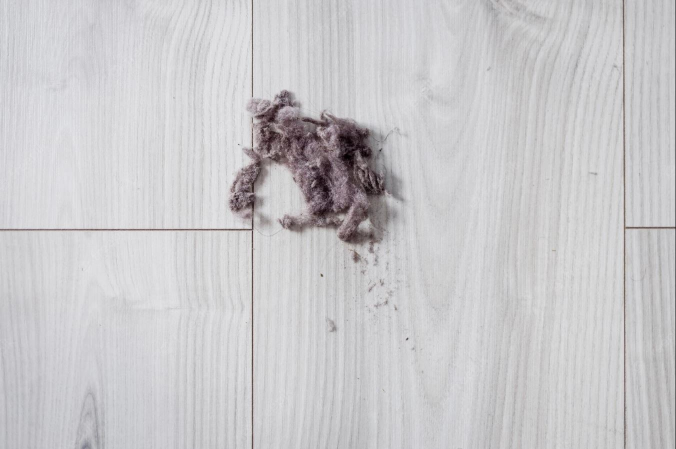
#> input picture RoboHacks_2/floor_image/dirtyfloor.JPG, 1352 x 897 px, found by its file name (shown at 1/2 size); its folder holds 3 pictures in this run
$ python Vacuum_brain_dirt.py
#> lines starting #> are read from the running program, lines starting #| are printed output that depends on the picture; after the words box and inside, x2 and y2 are one past the last pixel; in counts of white or black regions, pixels touching at a corner belong together
### RoboHacks_2/test_processimage.py
# Author: Yee Chuen Teph
# title: test_processimage
# Description: test zone for processing image

from distutils.command.clean import clean
import os
from PIL import Image, ImageFilter, ImageEnhance, ImageOps

# [10 lines of commented-out code are left out]

def dirtdetection(file):

    image = Image.open(file)
#> image is the input picture: PIL image 1352x897 RGB; mean R, G, B 201.3, 200.2, 202.3
    # blur image
    # image = image.filter(ImageFilter.BoxBlur(2))
    # image.save('1blurtest.jpg')

    # greyscale image
    image = image.convert('L')
#> image: PIL image 1352x897 L

    # contrast image
    image = ImageEnhance.Contrast(image).enhance(3)

    # brightness image
    image = ImageEnhance.Brightness(image).enhance(2)
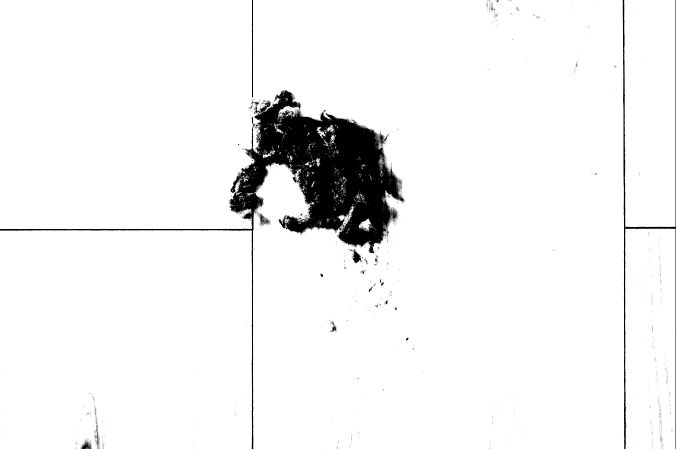
#> image: PIL image 1352x897 L (shown at 1/2 size); min 0, max 255, mean 241.8

    number = 0
    imagename = 'process1.'+str(number)+'.jpg'
    while os.path.exists(imagename):
        number+=1
        imagename = 'process1.'+str(number)+'.jpg'
    image.save(imagename)

    return(imagename)

    # [22 lines of commented-out code are left out]

def convertRedWhite(file):

    image = Image.open(file)
    image = image.convert("RGB")

    d = image.getdata()

    new_image = []
    for item in d:

        # change all white (also shades of whites)
        # pixels to yellow
        if item[0] not in list(range(0, 10)):
            new_image.append((255, 0, 0))
        else:
            new_image.append((255, 255, 255))

    # update image data
    image.putdata(new_image)

    return checkRed(image)


#testimage = convertRedWhite(testimage)
#testimage.show()


#________________________________________________________________________________________________
# check if image has red

def checkRed(image):
    #print(image.getcolors())
    if(len(image.getcolors())) > 1:
        return "dirty"
    else:
        return "clean"


# [15 lines of commented-out code are left out]

### RoboHacks_2/test_cv2_processing.py
# Author: Yee Chuen Teoh
# title: test_cv2_processing
# description: test zone for learning opencv on pyton for processing image

import cv2
import numpy as np
import os


def removeVH(file):
#> called with file = 'process1.0.jpg'
    image = cv2.imread(file)
#> image: shape (897, 1352, 3); min 0, max 255, mean 241.8
    image = cv2.resize(image, (540, 540))
#> image: shape (540, 540, 3)
    gray = cv2.cvtColor(image,cv2.COLOR_BGR2GRAY)
    thresh = cv2.threshold(gray, 0, 255, cv2.THRESH_BINARY_INV + cv2.THRESH_OTSU)[1]
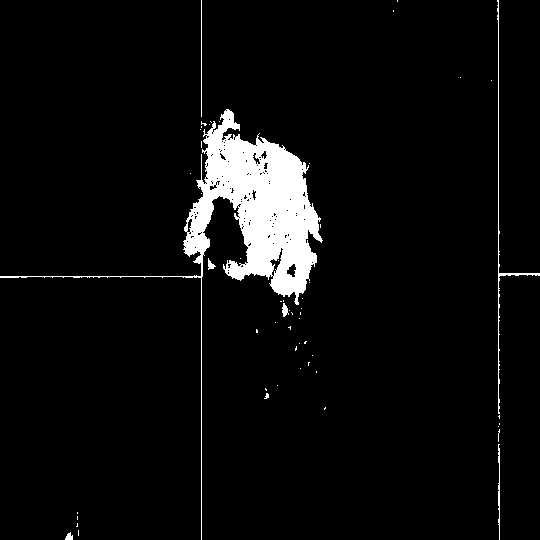
#> thresh: shape (540, 540); 5.2% white; 55 white regions (48 under 20 px), largest, box (x1, y1, x2, y2) and area: (0, 109, 323, 540) 13952, (497, 0, 540, 414) 572, (498, 444, 500, 540) 138

    # Remove horizontal
    horizontal_kernel = cv2.getStructuringElement(cv2.MORPH_RECT, (25,1))
    detected_lines = cv2.morphologyEx(thresh, cv2.MORPH_OPEN, horizontal_kernel, iterations=2)
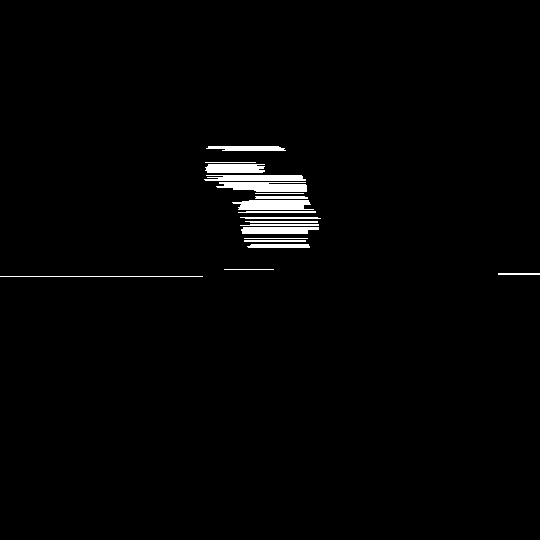
#> detected_lines: shape (540, 540); 1.7% white; 19 white regions
    cnts = cv2.findContours(detected_lines, cv2.RETR_EXTERNAL, cv2.CHAIN_APPROX_SIMPLE)
#> cnts = 19 contours, 5 with area under 20; largest, box (x1, y1, x2, y2) and area: (216, 182, 307, 192) 598, (232, 200, 314, 210) 591, (205, 164, 265, 173) 430, (204, 175, 306, 181) 428, (241, 227, 319, 234) 412
    cnts = cnts[0] if len(cnts) == 2 else cnts[1]
    for c in cnts:
        cv2.drawContours(image, [c], -1, (255,255,255), 2)
#> this loop made 19 passes
#> c on passes 1, 2, 3, 5, 6, 14, 18: [[0, 276], [202, 276]], [[498, 273], [498, 274], [539, 274], [539, 273]], [[224, 269], [273, 269]], [[244, 240], [244, 241], [305, 241], [305, 240]], [[244, 238], [307, 238]], [[255, 193], [303, 193]], [[205, 162], [255, 162]]
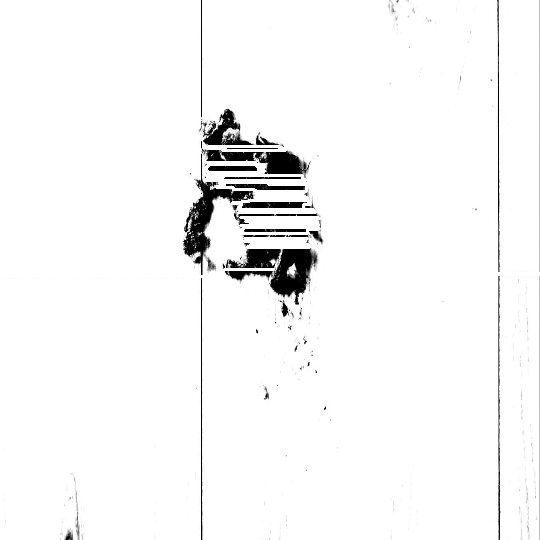
#> image: shape (540, 540, 3); min 0, max 255, mean 246.6

    # Test Remove Vertical
    vertical_kernel = cv2.getStructuringElement(cv2.MORPH_RECT, (1,25))
#> vertical_kernel = 25 values from 1 to 1
    detected_lines2 = cv2.morphologyEx(thresh, cv2.MORPH_OPEN, vertical_kernel, iterations=2)
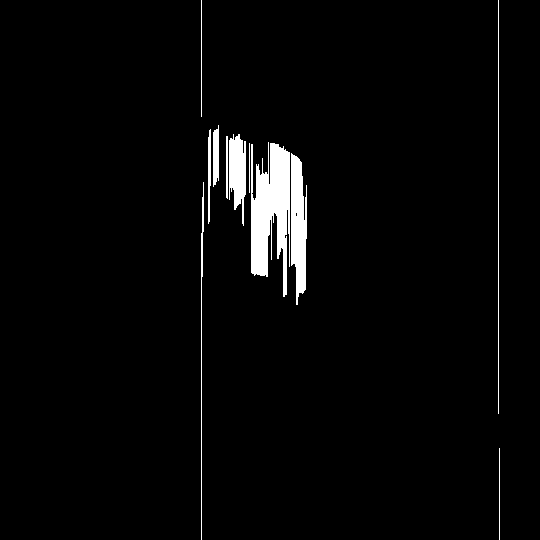
#> detected_lines2: shape (540, 540); 3% white; 11 white regions
    cnts = cv2.findContours(detected_lines2, cv2.RETR_EXTERNAL, cv2.CHAIN_APPROX_SIMPLE)
#> cnts = 11 contours, 4 with area under 20; largest, box (x1, y1, x2, y2) and area: (251, 142, 290, 297) 3464, (291, 153, 307, 305) 1626, (229, 134, 246, 226) 944, (213, 125, 219, 187) 256, (208, 129, 211, 224) 141, (201, 182, 204, 540) 79, (226, 136, 228, 199) 62
    cnts = cnts[0] if len(cnts) == 2 else cnts[1]
    for c in cnts:
        cv2.drawContours(image, [c], -1, (255,255,255), 2)
#> this loop made 11 passes
#> c on passes 1, 4, 6, 10, 11: [[499, 448], [499, 539]], [[249, 143], [249, 192]], [[226, 136], [226, 197], [227, 198], [227, 136]], [[498, 0], [498, 413]], [[201, 0], [201, 116]]
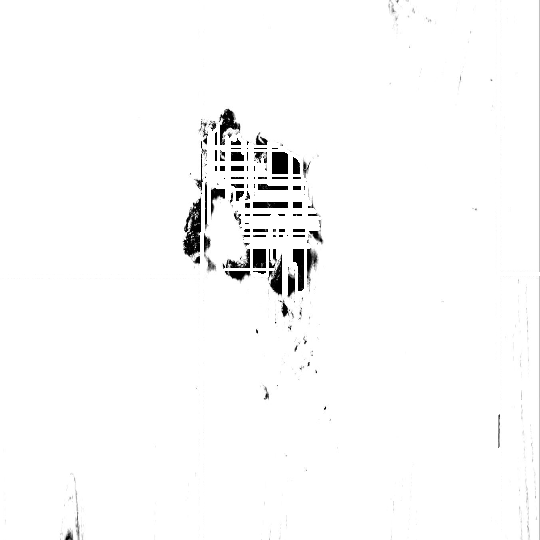
#> image: shape (540, 540, 3); 1.82% of pixels changed, all inside (x1, y1, x2, y2) = (200, 0, 501, 540)

    # Repair the image
    #repair_kernel = cv2.getStructuringElement(cv2.MORPH_RECT, (1,6))
    #result = 255 - cv2.morphologyEx(255 - image, cv2.MORPH_CLOSE, repair_kernel, iterations=1)

    # below shows the image, change the second image word

    number = 0
    imagename = 'process2.'+str(number)+'.jpg'
    while os.path.exists(imagename):
        number+=1
        imagename = 'process2.'+str(number)+'.jpg'

    cv2.imwrite(imagename,image)

    return(imagename)


#image = removeVH(r'D:\Coding Software\HackathonVSC\Hackathon\RoboHacks_2\floor_image\4brigtnesstest.jpg')
#cv2.imwrite('filename.jpg',image)

### RoboHacks_2/Vacuum_brain_dirt.py
# Author: Yee Chuen
# title: Vacumm_brain_dirt
# description: this program serve as the part of the brain for a vacuum that detects dirt

"""
constraint:
1. only works with top view image as input
2. only works with white tiles floors
"""

import os, shutil
from test_processimage import dirtdetection, checkRed, convertRedWhite
from PIL import Image, ImageFilter, ImageEnhance, ImageOps
from test_cv2_processing import removeVH
import glob

olddir = os.getcwd()
os.chdir(r'D:\Coding Software\HackathonVSC\Hackathon\RoboHacks_2')
curdir = os.getcwd()

newdir = curdir + "\process"
if not os.path.exists(newdir):
    os.mkdir(newdir)
os.chdir(newdir)

curimg = dirtdetection(r'D:\Coding Software\HackathonVSC\Hackathon\RoboHacks_2\floor_image\dirtyfloor.jpg')

curimg = removeVH(curimg)

print(convertRedWhite(curimg))
#> after the loop in convertRedWhite, `for item in d:`: new_image = 291600 items
#> in convertRedWhite, `image.putdata(new_image)`:
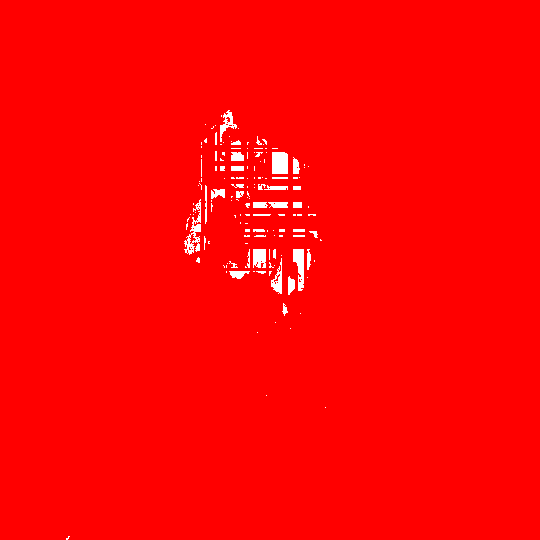
#> image: PIL image 540x540 RGB; mean R, G, B 255, 3.3, 3.3


'''
for filename in os.listdir(newdir):
    file_path = os.path.join(newdir, filename)
    try:
        if os.path.isfile(file_path) or os.path.islink(file_path):
            os.unlink(file_path)
        elif os.path.isdir(file_path):
            shutil.rmtree(file_path)
    except Exception as e:
        print('Failed to delete %s. Reason: %s' % (file_path, e))

'''
